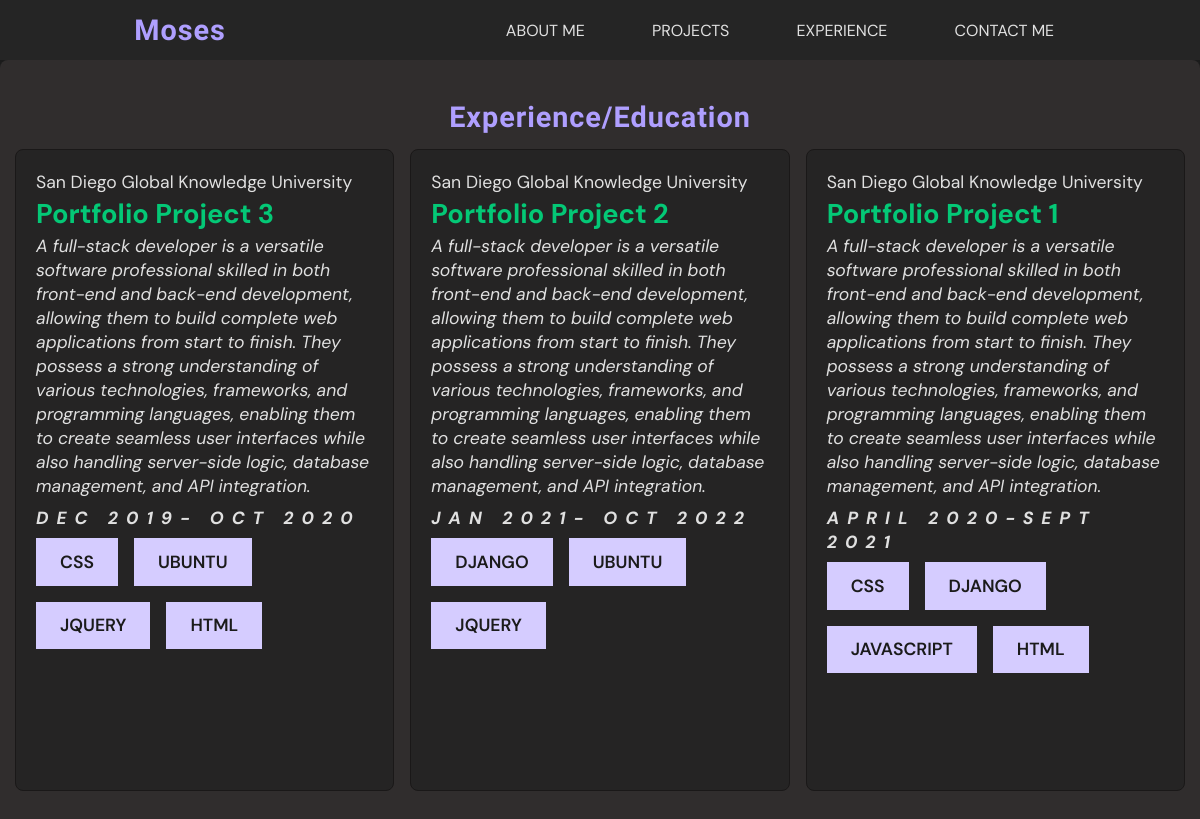
The app's page /content/experience/ with its own data.
### content/models.py (models this page shows, shortened)
class Experience(models.Model):
    name = models.CharField(max_length=100)
    title = models.CharField(max_length=100, default='Default Title')
    description = models.TextField()
    period = models.CharField(max_length=100)
    skills = models.ManyToManyField(Skill)

class Skill(models.Model):
    name=models.CharField(max_length=50)

### content/views.py (the view)
# urls.py: path("experience/", experience_list, name="experience_list"),
def experience_list(request):
    experiences = Experience.objects.all()
    return render(
        request,
        "content/experience_list.html",
        {"experiences": experiences}
    )

### templates/content/experience_list.html (shortened to what this page needs)
{% extends 'base.html' %}
{% load static %}
{% block content %}
<section class="experience-section center-column">
    <h2>Experience/Education</h2>
    <div class="experience-list center-row">
      {% for experience in experiences %}
        <div class="experience-card">
            <P>{{ experience.name }}</P>
            <P>{{ experience.title }}</P>
            <p>{{ experience.description }}</p>
            <p>{{ experience.period }}</p>
            <div class="experience-skills">
                {% for skill in experience.skills.all %}
                <label class="text-label">{{ skill.name }}</label>
                {% endfor %}
            </div>
        </div>
      {% endfor %}
    </div>
</section>
{% endblock content %}

### templates/base.html (shortened to what this page needs)
<!DOCTYPE html>
<html lang="en">
<head>
    {% load static %}
    <link rel="stylesheet" href="{% static './css/base.css' %}">
    <link rel="stylesheet" href="{% static './css/header.css' %}">
    <link rel="stylesheet" href="{% static './css/section.css' %}">
    <link rel="stylesheet" href="{% static './css/responsive.css' %}">
</head>
<body>
    <header class="center-row">
        <div class="logo center-row">
            <a href="">
                <h2>Moses</h2>
            </a>
        </div>
        <nav class="nav-menu">
            <div class="nav-options center-row">
                <a href="{% url 'about' %}">About Me</a>
                <a href="{% url 'projects_list' %}">Projects</a>
                <a href="{% url 'experience_list' %}">Experience</a>
                <a href="{% url 'contact' %}">Contact Me</a>
            </div>
        </nav>
    </header>
    {% block content %}
    {% endblock content %}
</body>
</html>

### static/css/base.css (style rules this page uses)
:root { --primary-color: #AF9FFF; --primary-color-100: #D5CCFF; --primary-color-300: #7F66FF; --secondary-color: #025834; --secondary-color-600: #04C876; --secondary-color-900: #01321E; --neutral-color: #E0E0E0; --background-color: #1B1B1B; --surface-color: #252525; --Lobster-font: "Lobster Two", sans-serif; --DM-font: "DM Sans", sans-serif; }
* { font-family: var(--DM-font); margin: 0; padding: 0; text-decoration: none; }
html { font-size: 16px; background-color: var(--background-color); }
h2 { font-family: var(--Lobster-font); color: var(--primary-color); font-size: 1.8rem; letter-spacing: 0.06rem; }
p { color: var(--neutral-color); line-height: 1.5rem; font-size: 1.1rem; }
.text-label { color: var(--background-color); background-color: var(--primary-color-100); text-transform: uppercase; font-weight: 600; padding: 0.8rem 1.5rem; font-size: 1.1rem; }
.center-row { display: flex; align-items: center; justify-content: center; }
.center-column { display: flex; align-items: center; justify-content: center; flex-direction: column; }

### static/css/header.css (style rules this page uses)
header { background-color: var(--surface-color); height: 60px; position: sticky; top: 0px; }
.logo { width: 30%; height: 100%; }
.nav-menu { width: 70%; height: 100%; }
.nav-options { width: 100%; height: 100%; }
.nav-options a { color: var(--neutral-color); font-size: 1rem; text-transform: uppercase; margin: 2%; padding: 1% 2%; }

### static/css/section.css (style rules this page uses)
.experience-section { padding: 40px 15px; background-color: #302d2d; border-radius: 8px; max-width: 1200px; margin: auto; }
.experience-list { display: flex; flex-wrap: nowrap; gap: 1rem; }
.experience-card { background-color: #252424; border: 1px solid #1a1818; border-radius: 8px; padding: 20px; margin: 15px 0; height: 600px ; width: 100%; max-width: 500px; flex-wrap: wrap; display: flex; flex-direction: column; align-items: baseline; }
.experience-skills { display:flex ; flex-wrap: wrap; gap: 1rem; }
.experience-card p:nth-child(2) { font-size: 1.7rem; color: var(--secondary-color-600); font-weight: bolder; margin: 0.5rem 0px; }
.experience-card p:nth-child(3) { font-style:italic; }
.experience-card p:nth-child(4) { margin: 0.5rem 0px; font-weight: bolder; font-style: italic; letter-spacing: 0.5rem; }

### records on screen
Experience: name "San Diego Global Knowledge University", title "Portfolio Project 3", description "A full-stack developer is a versatile software professional skilled in both front-end and back-end development, allowing them to build complete web applications from start to finish. They possess a strong understanding of various technologies, frameworks, and programming languages, enabling them to create seamless user interfaces while also handling server-side logic, database management, and API integration.", period "DEC 2019- OCT 2020"
Skill: name "CSS"
Skill: name "UBUNTU"
Skill: name "JQUERY"
Skill: name "HTML"
Experience: name "San Diego Global Knowledge University", title "Portfolio Project 2", description "A full-stack developer is a versatile software professional skilled in both front-end and back-end development, allowing them to build complete web applications from start to finish. They possess a strong understanding of various technologies, frameworks, and programming languages, enabling them to create seamless user interfaces while also handling server-side logic, database management, and API integration.", period "JAN 2021- OCT 2022"
Skill: name "DJANGO"
Experience: name "San Diego Global Knowledge University", title "Portfolio Project 1", description "A full-stack developer is a versatile software professional skilled in both front-end and back-end development, allowing them to build complete web applications from start to finish. They possess a strong understanding of various technologies, frameworks, and programming languages, enabling them to create seamless user interfaces while also handling server-side logic, database management, and API integration.", period "APRIL 2020-SEPT 2021"
Skill: name "JAVASCRIPT"
